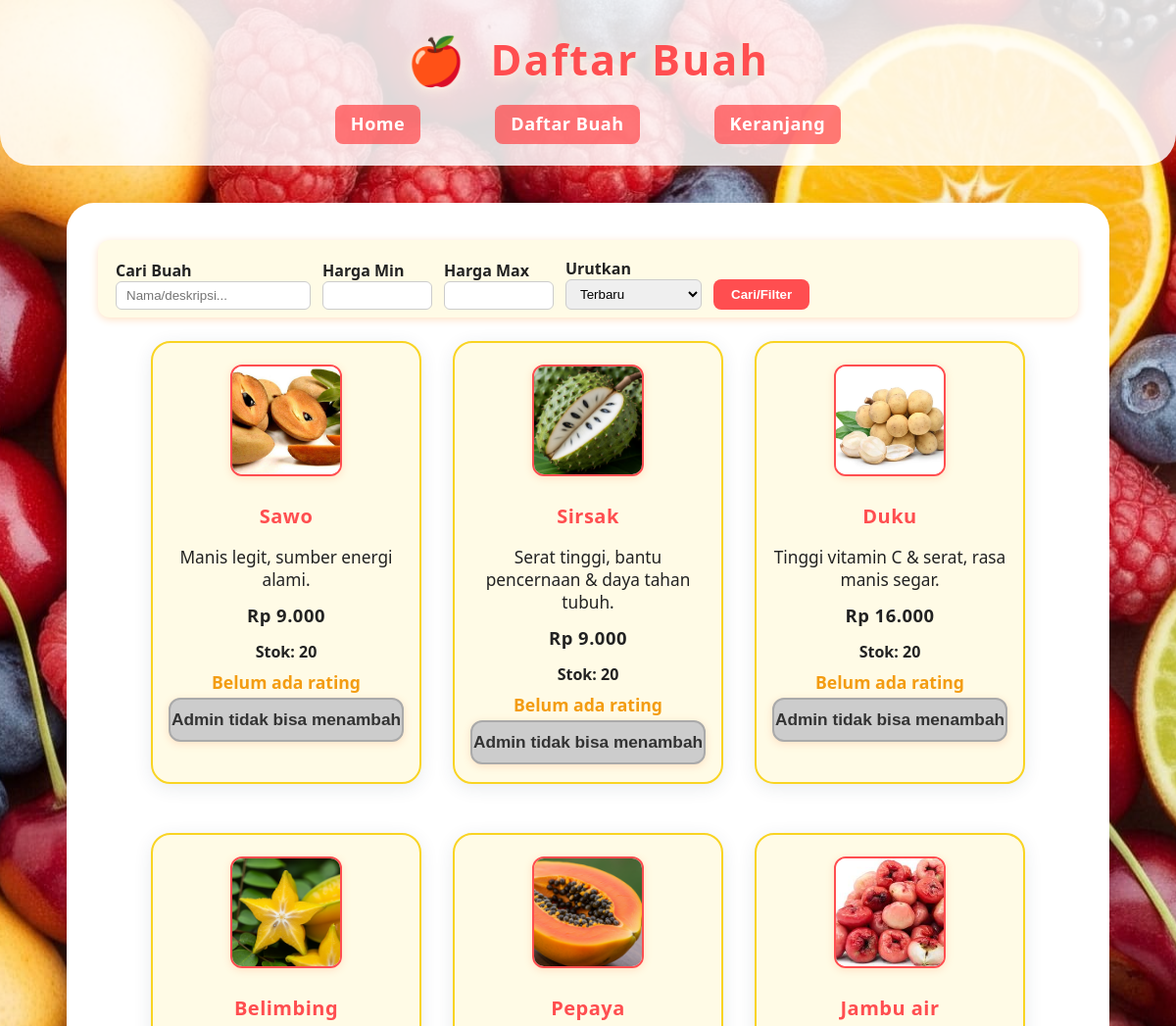
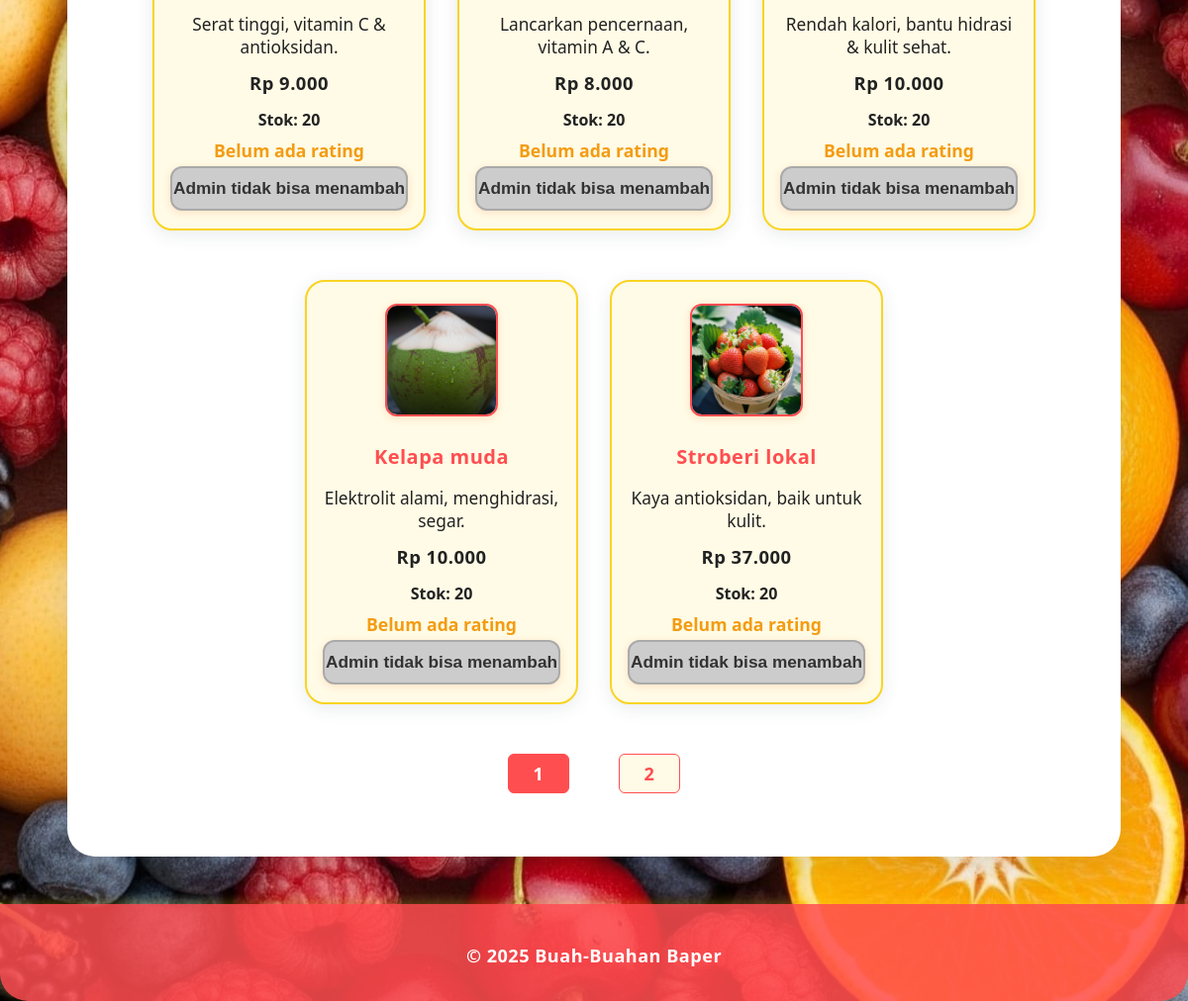
/daftar_buah.php (signed in), run on the app's committed database (2 pictures, top to bottom).
### tables this page shows
CREATE TABLE `buah` (
  `id` int(11) NOT NULL,
  `nama` varchar(100) NOT NULL,
  `deskripsi` text DEFAULT NULL,
  `harga` int(11) NOT NULL,
  `gambar` varchar(255) DEFAULT NULL,
  `stok` int(11) DEFAULT NULL
);

### daftar_buah.php (the view, shortened to what this page needs)
<?php
require_once 'koneksi.php';
$buah = [];
$db_error = '';
$q = trim($_GET['q'] ?? '');
$sort = $_GET['sort'] ?? '';
$min_harga = isset($_GET['min_harga']) ? (int)$_GET['min_harga'] : '';
$max_harga = isset($_GET['max_harga']) ? (int)$_GET['max_harga'] : '';
$page = max(1, (int)($_GET['page'] ?? 1));
$per_page = 8;
$where = [];
$params = [];
$where_sql = $where ? ("WHERE " . implode(' AND ', $where)) : '';
$order_sql = '';
if ($sort === 'harga_asc') $order_sql = 'ORDER BY harga ASC';
elseif ($sort === 'harga_desc') $order_sql = 'ORDER BY harga DESC';
elseif ($sort === 'rating_desc') $order_sql = 'ORDER BY (SELECT AVG(rating) FROM review_buah WHERE buah_id=buah.id) DESC';
else $order_sql = 'ORDER BY id DESC';
$total_buah = 0;
try {
    $stmt = $pdo->prepare("SELECT COUNT(*) FROM buah $where_sql");
    $stmt->execute($params);
    $total_buah = (int)$stmt->fetchColumn();
} catch (PDOException $e) {}
$offset = ($page-1)*$per_page;
try {
    $sql = "SELECT * FROM buah $where_sql $order_sql LIMIT $per_page OFFSET $offset";
    $stmt = $pdo->prepare($sql);
    $stmt->execute($params);
    $buah = $stmt->fetchAll();
} catch (PDOException $e) {
    $db_error = 'Gagal mengambil data buah. Silakan coba beberapa saat lagi.';
}
$rating_map = [];
try {
    $stmt = $pdo->prepare("SELECT buah_id, AVG(rating) as avg_rating, COUNT(*) as jml_review FROM review_buah GROUP BY buah_id");
    $stmt->execute();
    foreach ($stmt->fetchAll() as $row) {
        $rating_map[$row['buah_id']] = $row;
    }
} catch (PDOException $e) {}
?>
<?php
include 'header.php';
?>
    <main style="max-width: 1000px; margin: 38px auto; background: #fff; border-radius: 28px; box-shadow: 0 10px 36px rgba(44,62,80,0.13); padding: 38px 32px 32px 32px; backdrop-filter: blur(2.5px);">
        <form method="get" action="" style="margin-bottom:24px; display:flex; flex-wrap:wrap; gap:12px; align-items:flex-end; background:#fffbe6; border-radius:12px; padding:18px 18px 8px 18px; box-shadow:0 2px 8px #ffe0c3;" aria-label="Form pencarian dan filter buah">
            <div style="display:flex; flex-direction:column;">
                <label for="q" style="font-weight:600; color:#222;">Cari Buah</label>
                <input type="text" id="q" name="q" value="<?=htmlspecialchars($q)?>" placeholder="Nama/deskripsi..." style="padding:6px 10px; border-radius:6px; border:1px solid #ccc; min-width:120px;">
            </div>
            <div style="display:flex; flex-direction:column;">
                <label for="min_harga" style="font-weight:600; color:#222;">Harga Min</label>
                <input type="number" id="min_harga" name="min_harga" value="<?=htmlspecialchars($min_harga)?>" min="0" style="padding:6px 10px; border-radius:6px; border:1px solid #ccc; width:90px;">
            </div>
            <div style="display:flex; flex-direction:column;">
                <label for="max_harga" style="font-weight:600; color:#222;">Harga Max</label>
                <input type="number" id="max_harga" name="max_harga" value="<?=htmlspecialchars($max_harga)?>" min="0" style="padding:6px 10px; border-radius:6px; border:1px solid #ccc; width:90px;">
            </div>
            <div style="display:flex; flex-direction:column;">
                <label for="sort" style="font-weight:600; color:#222;">Urutkan</label>
                <select id="sort" name="sort" style="padding:6px 10px; border-radius:6px; border:1px solid #ccc;">
                    <option value="">Terbaru</option>
                </select>
            </div>
            <button type="submit" style="background:#ff4e50; color:#fff; border-radius:8px; border:none; font-weight:700; padding:8px 18px; margin-top:18px;">Cari/Filter</button>
        </form>
        <div class="buah-list">
            <?php if (empty($buah) && !$db_error): ?>
                <div style="font-size:1.5em; color:#b30000; font-weight:700; margin-top:40px;">Belum ada buah yang tersedia.</div>
            <?php elseif (!$db_error): ?>
                <?php foreach ($buah as $b): ?>
                    <div class="buah-card" style="background:#fffbe6; border-radius:20px; box-shadow:0 4px 18px rgba(44,62,80,0.10); border:2px solid #f9d423; margin-bottom:18px;">
                        <a href="detail.php?id=<?=htmlspecialchars($b['id'])?>">
                            <img src="images/<?=htmlspecialchars($b['gambar'] ?? 'placeholder.png') ?>" alt="<?=htmlspecialchars($b['nama'])?>" style="border-radius:12px; border:2px solid #ff4e50; max-width:160px; max-height:120px; background:#fff;">
                        </a>
                        <h3><a href="detail.php?id=<?=htmlspecialchars($b['id'])?>" style="color:#ff4e50;text-decoration:none;"> <?=htmlspecialchars($b['nama'])?></a></h3>
                        <p style="color:#222; font-size:1.08em;"><?=htmlspecialchars($b['deskripsi'])?></p>
                        <div class="harga" style="color:#222; font-weight:700; font-size:1.15em;">Rp <?=number_format($b['harga'],0,',','.')?></div>
                        <div class="stok" style="color:#222; font-weight:600;">
                            Stok: <span<?=isset($b['stok']) && (int)$b['stok'] <= 5 ? ' style="color:#b30000;font-weight:bold;"' : ''?>><?=isset($b['stok']) ? (int)$b['stok'] : 0?></span>
                        </div>
                        <div class="rating" style="margin:8px 0 4px 0;">
                            <?php
                            $avg = isset($rating_map[$b['id']]['avg_rating']) ? round($rating_map[$b['id']]['avg_rating'],1) : null;
                            $jml = isset($rating_map[$b['id']]['jml_review']) ? (int)$rating_map[$b['id']]['jml_review'] : 0;
                            ?>
                            <span style="color:#f39c12; font-size:1.1em; font-weight:700;">
                                <?php if ($avg): ?>
                                    <?=str_repeat('★', (int)round($avg))?><span style="color:#bbb;"><?=str_repeat('★', 5-(int)round($avg))?></span>
                                    (<?=number_format($avg,1)?>/5 dari <?=$jml?> review)
                                <?php else: ?>
                                    Belum ada rating
                                <?php endif; ?>
                            </span>
                        </div>
                        <?php $is_admin = $_SESSION['is_admin'] ?? 0; ?>
                        <?php if ($is_admin): ?>
                            <button type="button" disabled style="background:#ccc; color:#333; border:2px solid #aaa;">Admin tidak bisa menambah</button>
                        <?php elseif (isset($b['stok']) && (int)$b['stok'] === 0): ?>
                            <div class="kosong" style="color:#b30000; font-weight:700;">Buah kosong</div>
                            <button type="button" disabled style="background:#ccc; color:#333; border:2px solid #aaa;">Tambah ke Keranjang</button>
                        <?php else: ?>
                            <button type="button" disabled style="background:#ccc; color:#333; border:2px solid #aaa;">Login untuk menambah</button>
                        <?php endif; ?>
                    </div>
                <?php endforeach; ?>
            <?php endif; ?>
        </div>
        <?php if ($total_buah > $per_page): ?>
            <nav aria-label="Navigasi halaman" style="margin:32px 0; text-align:center;">
                <?php $total_page = ceil($total_buah/$per_page); ?>
                <ul style="display:inline-flex; gap:6px; list-style:none; padding:0; margin:0;">
                <?php for($i=1;$i<=$total_page;$i++): ?>
                    <li>
                        <a href="?<?=http_build_query(array_merge($_GET,["page"=>$i]))?>" style="padding:7px 14px; border-radius:6px; border:1.5px solid #ff4e50; background:<?=$i==$page?'#ff4e50':'#fffbe6'?>; color:<?=$i==$page?'#fff':'#ff4e50'?>; font-weight:700; text-decoration:none; display:inline-block; min-width:32px; text-align:center;" aria-current="<?=$i==$page?'page':'false'?>">
                            <?=$i?>
                        </a>
                    </li>
                <?php endfor; ?>
                </ul>
            </nav>
        <?php endif; ?>
    </main>
<?php include 'footer.php'; ?>

### index.css (style rules this page uses)
body { background: url("background buah.jpg") center center/cover no-repeat fixed; font-family: 'Poppins', 'Segoe UI', Tahoma, Geneva, Verdana, sans-serif; margin: 0; min-height: 100vh; }
nav { margin-bottom: 2px; }
nav a { color: #fff; background: rgba(255, 78, 80, 0.75); text-decoration: none; margin: 0 22px; font-weight: 700; font-size: 1.13em; letter-spacing: 0.5px; padding: 7px 16px; border-bottom: 2px solid transparent; transition: color 0.2s, border-bottom 0.2s, background 0.2s; border-radius: 8px; }
main, .main-content { max-width: 1000px; margin: 38px auto; background: rgba(255,255,255,0.85); border-radius: 28px; box-shadow: 0 10px 36px rgba(255, 180, 80, 0.18); padding: 38px 32px 32px 32px; }
.buah-list { display: flex; flex-wrap: wrap; gap: 32px; justify-content: center; }
.buah-card { background: rgba(255,255,255,0.92); border-radius: 20px; box-shadow: 0 4px 18px rgba(255, 180, 80, 0.16); width: 240px; padding: 22px 16px 18px 16px; text-align: center; transition: transform 0.18s, box-shadow 0.18s; position: relative; overflow: hidden; border: 2px solid #f9d42333; }
.buah-card img { width: 110px; height: 110px; object-fit: cover; border-radius: 50%; margin-bottom: 12px; background: #fff3e0; border: 3px solid #f9d423; box-shadow: 0 2px 8px #ffe0c3; }
.buah-card h3 { margin: 10px 0 7px 0; color: #ff4e50; font-size: 1.25em; font-weight: 700; letter-spacing: 0.5px; }
.buah-card p { font-size: 1em; color: #4e4e4e; min-height: 38px; margin-bottom: 8px; }
.buah-card .harga { color: #f9d423; font-weight: bold; margin: 12px 0 14px 0; font-size: 1.13em; letter-spacing: 0.5px; text-shadow: 0 1px 0 #fffbe6; }
.buah-card button { background: linear-gradient(90deg, #ff4e50 0%, #f9d423 100%); color: #fff; border: none; padding: 10px 0; border-radius: 12px; font-size: 1.08em; font-weight: bold; cursor: pointer; width: 100%; transition: background 0.2s, transform 0.1s; box-shadow: 0 2px 8px #ffe0c3; }
.buah-card button:disabled { background: #ccc; color: #888; cursor: not-allowed; }

### data on the page
buah: gambar (picture), nama "Sawo", deskripsi "Manis legit, sumber energi alami.", harga "9.000", stok "20"
buah: gambar (picture), nama "Sirsak", deskripsi "Serat tinggi, bantu pencernaan & daya tahan tubuh.", harga "9.000", stok "20"
buah: gambar (picture), nama "Duku", deskripsi "Tinggi vitamin C & serat, rasa manis segar.", harga "16.000", stok "20"
buah: gambar (picture), nama "Belimbing", deskripsi "Serat tinggi, vitamin C & antioksidan.", harga "9.000", stok "20"
buah: gambar (picture), nama "Pepaya", deskripsi "Lancarkan pencernaan, vitamin A & C.", harga "8.000", stok "20"
buah: gambar (picture), nama "Jambu air", deskripsi "Rendah kalori, bantu hidrasi & kulit sehat.", harga "10.000", stok "20"
buah: gambar (picture), nama "Kelapa muda", deskripsi "Elektrolit alami, menghidrasi, segar.", harga "10.000", stok "20"
buah: gambar (picture), nama "Stroberi lokal", deskripsi "Kaya antioksidan, baik untuk kulit.", harga "37.000", stok "20"

### other printed values
$page_heading "Daftar Buah"
